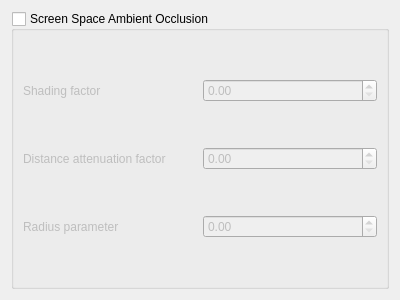
<?xml version="1.0" encoding="UTF-8"?>
<ui version="4.0">
 <class>QgsSsaoSettingsWidget</class>
 <widget class="QWidget" name="QgsSsaoSettingsWidget">
  <property name="geometry">
   <rect>
    <x>0</x>
    <y>0</y>
    <width>400</width>
    <height>300</height>
   </rect>
  </property>
  <property name="windowTitle">
   <string>Form</string>
  </property>
  <layout class="QGridLayout" name="gridLayout_2">
   <item row="0" column="0">
    <widget class="QGroupBox" name="mSsaoGroupBox">
     <property name="title">
      <string>Screen Space Ambient Occlusion</string>
     </property>
     <property name="checkable">
      <bool>true</bool>
     </property>
     <property name="checked">
      <bool>false</bool>
     </property>
     <layout class="QGridLayout" name="gridLayout">
      <item row="0" column="0">
       <widget class="QLabel" name="label">
        <property name="text">
         <string>Shading factor</string>
        </property>
       </widget>
      </item>
      <item row="2" column="0">
       <widget class="QLabel" name="label_3">
        <property name="text">
         <string>Radius parameter</string>
        </property>
       </widget>
      </item>
      <item row="1" column="0">
       <widget class="QLabel" name="label_2">
        <property name="text">
         <string>Distance attenuation factor</string>
        </property>
       </widget>
      </item>
      <item row="0" column="1">
       <widget class="QDoubleSpinBox" name="mShadingFactorSpinBox">
        <property name="maximum">
         <double>100000.000000000000000</double>
        </property>
       </widget>
      </item>
      <item row="1" column="1">
       <widget class="QDoubleSpinBox" name="mDistanceAttenuationFactorSpinBox">
        <property name="maximum">
         <double>100000.000000000000000</double>
        </property>
       </widget>
      </item>
      <item row="2" column="1">
       <widget class="QDoubleSpinBox" name="mRadiusParameterSpinBox">
        <property name="maximum">
         <double>1.000000000000000</double>
        </property>
       </widget>
      </item>
     </layout>
    </widget>
   </item>
  </layout>
 </widget>
 <resources/>
 <connections/>
</ui>
